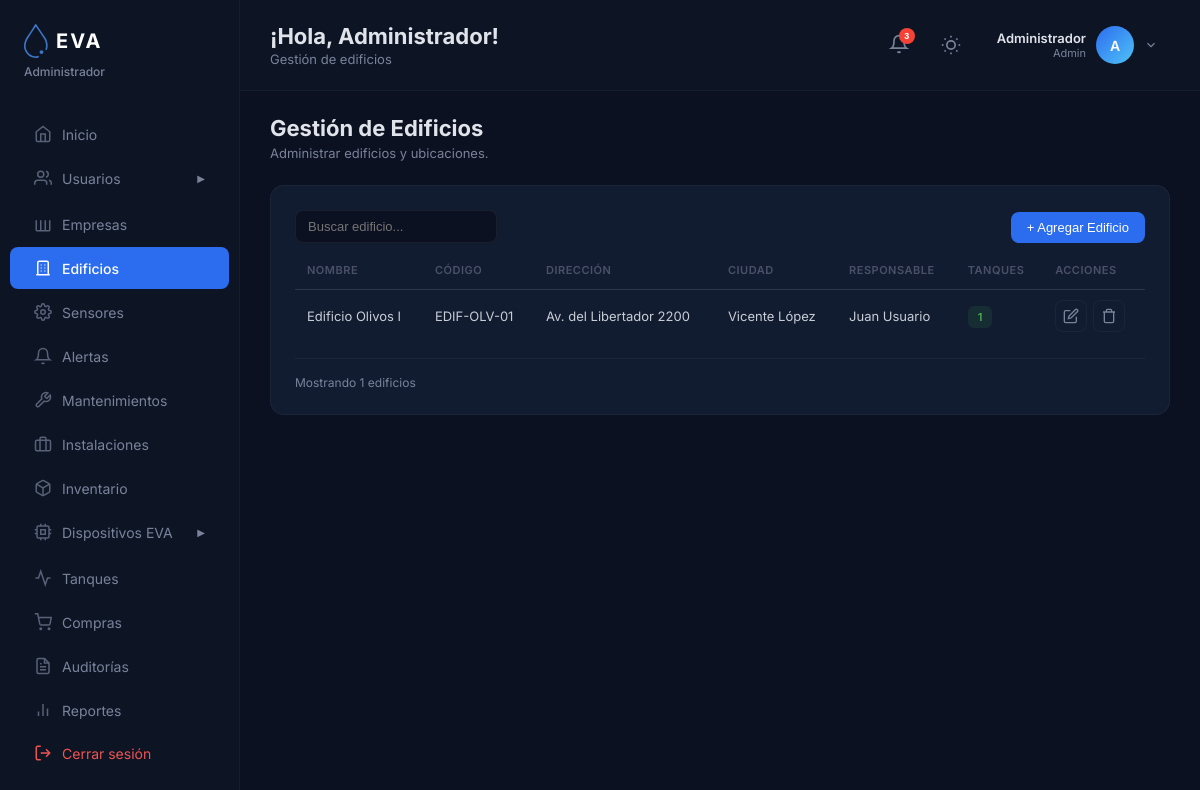
Screenshot of /admin/edificios.php (signed in) with the database file from the repository.
### tables this page shows
CREATE TABLE `edificios` (
  `id_edificio` int(11) NOT NULL,
  `nombre` varchar(100) NOT NULL,
  `direccion` varchar(255) NOT NULL,
  `ciudad` varchar(100) DEFAULT NULL,
  `provincia` varchar(100) DEFAULT NULL,
  `pais` varchar(100) DEFAULT NULL,
  `fecha_alta` datetime DEFAULT current_timestamp(),
  `id_usuario` int(11) NOT NULL,
  `codigo` varchar(30) DEFAULT NULL,
  `telefono` varchar(30) DEFAULT NULL,
  `responsable` varchar(100) DEFAULT NULL
);

### admin/edificios.php (the view, shortened to what this page needs)
<?php
require_once(__DIR__ . '/../config/db.php');
$resEdificios = $conn->query("
 SELECT e.*,
        CONCAT(u.nombre,' ',u.apellido) AS usuario_nombre,
        (SELECT COUNT(*) FROM tanques t WHERE t.id_edificio = e.id_edificio) AS total_tanques
 FROM edificios e
 LEFT JOIN usuarios u ON e.id_usuario = u.id_usuario
 ORDER BY e.fecha_alta DESC
");
$listaEdificios = [];
if($resEdificios){ while($ed = $resEdificios->fetch_assoc()) $listaEdificios[] = $ed; }
?>
<!DOCTYPE html>
<html lang="es">
<head>
<link rel="stylesheet" href="css/admin.css">
</head>
<body>
<?php include __DIR__ . '/includes/sidebar.php'; ?>
<div class="main">
 <?php include __DIR__ . '/includes/header.php'; ?>
 <div class="content">
  <div class="page-header">
   <h2 class="page-title">Gestión de Edificios</h2>
   <p class="page-desc">Administrar edificios y ubicaciones.</p>
  </div>
  <div class="card">
   <div class="card-header">
    <div class="filters-row">
     <div class="filter-group">
      <input type="text" class="filter-input" id="edificioSearch" placeholder="Buscar edificio...">
     </div>
     <div class="filter-group filter-group-btn">
      <button class="btn btn-primary" onclick="abrirModalEdificio()">+ Agregar Edificio</button>
     </div>
    </div>
   </div>
   <div class="table-responsive">
    <table class="table" id="tablaEdificios">
     <thead>
      <tr>
       <th>Nombre</th>
       <th>Código</th>
       <th>Dirección</th>
       <th>Ciudad</th>
       <th>Responsable</th>
       <th>Tanques</th>
       <th>Acciones</th>
      </tr>
     </thead>
     <tbody>
      <?php if(count($listaEdificios) > 0): ?>
       <?php foreach($listaEdificios as $ed): ?>
        <tr data-nombre="<?php echo htmlspecialchars(strtolower($ed['nombre'])); ?>"
            data-ciudad="<?php echo htmlspecialchars(strtolower($ed['ciudad'])); ?>">
         <td><?php echo htmlspecialchars($ed['nombre']); ?></td>
         <td><?php echo htmlspecialchars($ed['codigo'] ?: '-'); ?></td>
         <td><?php echo htmlspecialchars($ed['direccion']); ?></td>
         <td><?php echo htmlspecialchars($ed['ciudad'] ?: '-'); ?></td>
         <td><?php echo htmlspecialchars($ed['usuario_nombre'] ?? '-'); ?></td>
         <td><span class="badge <?php echo $ed['total_tanques'] > 0 ? 'activo' : 'media'; ?>"><?php echo $ed['total_tanques']; ?></span></td>
         <td class="actions-cell">
          <button class="btn-icon" title="Editar" onclick="editarEdificio(<?php echo $ed['id_edificio']; ?>)"><svg viewBox="0 0 24 24" fill="none" stroke="currentColor" stroke-width="2" width="16" height="16"><path d="M11 4H4a2 2 0 00-2 2v14a2 2 0 002 2h14a2 2 0 002-2v-7"/><path d="M18.5 2.5a2.121 2.121 0 013 3L12 15l-4 1 1-4 9.5-9.5z"/></svg></button>
          <button class="btn-icon btn-icon-danger" title="Eliminar" onclick="eliminarEdificio(<?php echo $ed['id_edificio']; ?>)"><svg viewBox="0 0 24 24" fill="none" stroke="currentColor" stroke-width="2" width="16" height="16"><polyline points="3 6 5 6 21 6"/><path d="M19 6v14a2 2 0 01-2 2H7a2 2 0 01-2-2V6m3 0V4a2 2 0 012-2h4a2 2 0 012 2v2"/></svg></button>
         </td>
        </tr>
       <?php endforeach; ?>
      <?php else: ?>
       <tr><td colspan="7" style="text-align:center;color:var(--tx4);padding:40px">No hay edificios registrados</td></tr>
      <?php endif; ?>
     </tbody>
    </table>
   </div>
   <div class="table-footer">
    <div class="table-info">Mostrando <span id="edificioCount"><?php echo count($listaEdificios); ?></span> edificios</div>
   </div>
  </div>
 </div>
</div>
</body>
</html>

### admin/css/admin.css (style rules this page uses)
:root { --bg:#0b1120; --bg2:#111c30; --bg3:#0d1525; --bg4:#1a2540; --tx:#c8cdd5; --tx2:#e0e4ea; --tx3:#fff; --tx4:#7a829a; --tx5:#4a5068; --bd:rgba(255,255,255,0.04); --bd2:rgba(255,255,255,0.06); --bd3:rgba(255,255,255,0.08); --ac:#2c6cef; --ac2:#4fc3f7; --ac3:#42a5f5; --gn:#4caf50; --gn2:#66bb6a; --or:#ff9800; --rd:#f44336; --rd2:#ef5350; --hvr:rgba(255,255,255,0.04); --sbt:rgba(255,255,255,0.03); --inp:rgba(255,255,255,0.06); --alt:rgba(255,255,255,0.02); --alb:rgba(255,255,255,0.05); }
* { margin:0;padding:0;box-sizing:border-box }
body { font-family:'Inter',sans-serif;background:var(--bg);color:var(--tx);display:flex;min-height:100vh;overflow-x:hidden;transition:background .3s,color .3s;width:100% }
.main { flex:1;margin-left:240px;display:flex;flex-direction:column;min-width:0;width:calc(100% - 240px);overflow-x:hidden }
.content { padding:24px 30px;flex:1;min-width:0;overflow-x:hidden }
.page-header { margin-bottom:24px }
.page-title { font-size:22px;font-weight:700;color:var(--tx2);margin-bottom:4px }
.page-desc { font-size:13px;color:var(--tx4) }
.card { background:var(--bg2);border:1px solid var(--bd);border-radius:14px;padding:24px;min-width:0;overflow:hidden }
.card-header { display:flex;align-items:center;justify-content:space-between;margin-bottom:20px }
.table { width:100%;border-collapse:collapse }
.table th { font-size:11px;font-weight:600;color:var(--tx5);text-transform:uppercase;letter-spacing:.5px;text-align:left;padding:0 12px 12px;border-bottom:1px solid var(--bd2) }
.table td { font-size:13px;color:var(--tx);padding:10px 12px;border-bottom:1px solid var(--bd);word-break:break-word }
.table tr:last-child td { border-bottom:none }
.table .badge { padding:4px 10px;border-radius:6px;font-size:11px;font-weight:600;white-space:nowrap }
.table .badge.activo { background:rgba(76,175,80,0.12);color:var(--gn) }
.table-responsive { overflow-x:auto;-webkit-overflow-scrolling:touch }
.table-footer { display:flex;align-items:center;justify-content:space-between;margin-top:16px;padding-top:16px;border-top:1px solid var(--bd) }
.table-info { font-size:12px;color:var(--tx4) }
.filters-row { display:flex;flex-wrap:wrap;gap:12px;align-items:flex-end;width:100% }
.filter-group { display:flex;flex-direction:column;gap:4px }
.filter-group-btn { flex-direction:row;align-items:flex-end;margin-left:auto }
.filter-input { padding:8px 12px;border:1px solid var(--bd2);border-radius:8px;background:var(--bg);color:var(--tx);font-size:13px;transition:border-color .2s;min-width:160px }
.btn { padding:8px 16px;border:none;border-radius:8px;font-size:13px;font-weight:500;cursor:pointer;transition:all .2s;display:inline-flex;align-items:center;gap:6px }
.btn-primary { background:var(--ac);color:#fff }
.btn-icon { width:32px;height:32px;border:1px solid var(--bd);border-radius:8px;background:var(--bg2);color:var(--tx4);cursor:pointer;display:flex;align-items:center;justify-content:center;transition:all .2s }
.actions-cell { display:flex;gap:6px;flex-wrap:nowrap }

### rows the page displays
edificios: nombre "Edificio Olivos I", codigo "EDIF-OLV-01", direccion "Av. del Libertador 2200", ciudad "Vicente López", usuario_nombre "Juan Usuario", total_tanques "1"

### other values shown
$_SESSION['nombre'] "Administrador"
$pageSubtitle "Gestión de edificios"
count($listaEdificios) "1"
